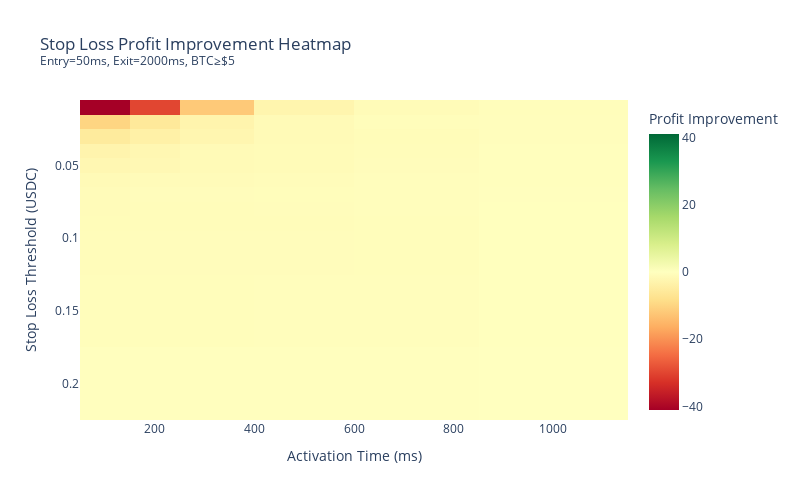
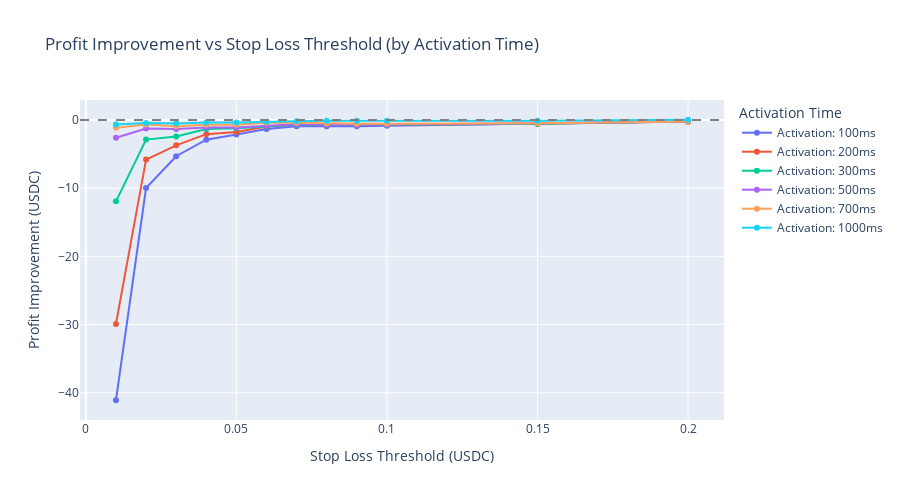

Notebook code for these charts, in order:
### Code cell
# ============================================================================
# VISUALIZATION: Parameter Sweep Results
# ============================================================================

# Heatmap of profit improvement by threshold and activation time
pivot_improvement = sweep_df.pivot(
    index="sl_threshold", 
    columns="sl_activation_ms", 
    values="profit_improvement"
)

fig_heatmap = px.imshow(
    pivot_improvement,
    labels=dict(x="Activation Time (ms)", y="Stop Loss Threshold (USDC)", color="Profit Improvement"),
    title=f"Stop Loss Profit Improvement Heatmap<br><sup>Entry={ENTRY_HORIZON_MS}ms, Exit={EXIT_HORIZON_MS}ms, BTC≥${BTC_CHANGE_THRESHOLD_SL}</sup>",
    color_continuous_scale="RdYlGn",
    color_continuous_midpoint=0,
    aspect="auto",
)
fig_heatmap.update_layout(width=800, height=500)
fig_heatmap.show()

# Line chart: profit improvement by threshold for each activation time
fig_lines = go.Figure()
for activation in sorted(sweep_df["sl_activation_ms"].unique()):
    subset = sweep_df[sweep_df["sl_activation_ms"] == activation].sort_values("sl_threshold")
    fig_lines.add_trace(go.Scatter(
        x=subset["sl_threshold"],
        y=subset["profit_improvement"],
        mode="lines+markers",
        name=f"Activation: {activation}ms"
    ))

fig_lines.add_hline(y=0, line_dash="dash", line_color="gray")
fig_lines.update_layout(
    title="Profit Improvement vs Stop Loss Threshold (by Activation Time)",
    xaxis_title="Stop Loss Threshold (USDC)",
    yaxis_title="Profit Improvement (USDC)",
    width=900,
    height=500,
    legend_title="Activation Time"
)
fig_lines.show()

# Best configuration summary
best_config = sweep_df.iloc[0]
print("\n" + "=" * 70)
print("BEST STOP LOSS CONFIGURATION")
print("=" * 70)
print(f"Stop Loss Threshold:    {best_config['sl_threshold']:.2f} USDC")
print(f"Activation Time:        {best_config['sl_activation_ms']:.0f} ms after entry")
print(f"Profit Improvement:     {best_config['profit_improvement']:.4f} USDC total")
print(f"Mean Profit (with SL):  {best_config['mean_profit_sl']:.4f} USDC")
print(f"Mean Profit (no SL):    {best_config['mean_profit_no_sl']:.4f} USDC")
print(f"Win Rate (with SL):     {best_config['win_rate_sl']:.1f}%")
print(f"Win Rate (no SL):       {best_config['win_rate_no_sl']:.1f}%")
print(f"SL Trigger Rate:        {best_config['sl_trigger_rate']:.1f}%")
print("=" * 70)

### Figure 1 — Plotly figure (JSON) as saved in the notebook; plotly's stock layout.template omitted (floating-point values rounded to 4 significant figures)
{"data": [{"coloraxis": "coloraxis", "hovertemplate": "Activation Time (ms): %{x}<br>Stop Loss Threshold (USDC): %{y}<br>Profit Improvement: %{z}<extra></extra>", "name": "0", "type": "heatmap", "x": [100, 200, 300, 500, 700, 1000], "xaxis": "x", "y": [0.01, 0.02, 0.03, 0.04, 0.05, 0.06, 0.07, 0.08, 0.09, 0.1, 0.15, 0.2], "yaxis": "y", "z": [[-41.1, -29.91, -11.93, -2.61, -1.13, -0.66], [-9.98, -5.81, -2.88, -1.25, -0.65, -0.43], [-5.32, -3.72, -2.43, -1.31, -0.91, -0.52], [-2.9, -2.08, -1.33, -1.11, -0.72, -0.39], [-2.13, -1.75, -1.2, -1.1, -0.71, -0.38], [-1.33, -0.96, -0.94, -0.83, -0.42, -0.25], [-0.93, -0.7, -0.71, -0.62, -0.4, -0.18], [-0.94, -0.78, -0.74, -0.7, -0.53, -0.13], [-0.91, -0.75, -0.77, -0.74, -0.57, -0.13], [-0.85, -0.69, -0.71, -0.68, -0.57, -0.13], [-0.57, -0.57, -0.57, -0.47, -0.47, -0.12], [-0.21, -0.21, -0.21, -0.21, -0.21, 0.03]]}], "layout": {"coloraxis": {"cmid": 0, "colorbar": {"title": {"text": "Profit Improvement"}}, "colorscale": [[0, "rgb(165,0,38)"], [0.1, "rgb(215,48,39)"], [0.2, "rgb(244,109,67)"], [0.3, "rgb(253,174,97)"], [0.4, "rgb(254,224,139)"], [0.5, "rgb(255,255,191)"], [0.6, "rgb(217,239,139)"], [0.7, "rgb(166,217,106)"], [0.8, "rgb(102,189,99)"], [0.9, "rgb(26,152,80)"], [1, "rgb(0,104,55)"]]}, "height": 500, "title": {"text": "Stop Loss Profit Improvement Heatmap<br><sup>Entry=50ms, Exit=2000ms, BTC≥$5</sup>"}, "width": 800, "xaxis": {"anchor": "y", "domain": [0, 1], "title": {"text": "Activation Time (ms)"}}, "yaxis": {"anchor": "x", "autorange": "reversed", "domain": [0, 1], "title": {"text": "Stop Loss Threshold (USDC)"}}}}

### Figure 2 — Plotly figure (JSON) as saved in the notebook; plotly's stock layout.template omitted (floating-point values rounded to 4 significant figures)
{"data": [{"mode": "lines+markers", "name": "Activation: 100ms", "type": "scatter", "x": [0.01, 0.02, 0.03, 0.04, 0.05, 0.06, 0.07, 0.08, 0.09, 0.1, 0.15, 0.2], "y": [-41.1, -9.98, -5.32, -2.9, -2.13, -1.33, -0.93, -0.94, -0.91, -0.85, -0.57, -0.21]}, {"mode": "lines+markers", "name": "Activation: 200ms", "type": "scatter", "x": [0.01, 0.02, 0.03, 0.04, 0.05, 0.06, 0.07, 0.08, 0.09, 0.1, 0.15, 0.2], "y": [-29.91, -5.81, -3.72, -2.08, -1.75, -0.96, -0.7, -0.78, -0.75, -0.69, -0.57, -0.21]}, {"mode": "lines+markers", "name": "Activation: 300ms", "type": "scatter", "x": [0.01, 0.02, 0.03, 0.04, 0.05, 0.06, 0.07, 0.08, 0.09, 0.1, 0.15, 0.2], "y": [-11.93, -2.88, -2.43, -1.33, -1.2, -0.94, -0.71, -0.74, -0.77, -0.71, -0.57, -0.21]}, {"mode": "lines+markers", "name": "Activation: 500ms", "type": "scatter", "x": [0.01, 0.02, 0.03, 0.04, 0.05, 0.06, 0.07, 0.08, 0.09, 0.1, 0.15, 0.2], "y": [-2.61, -1.25, -1.31, -1.11, -1.1, -0.83, -0.62, -0.7, -0.74, -0.68, -0.47, -0.21]}, {"mode": "lines+markers", "name": "Activation: 700ms", "type": "scatter", "x": [0.01, 0.02, 0.03, 0.04, 0.05, 0.06, 0.07, 0.08, 0.09, 0.1, 0.15, 0.2], "y": [-1.13, -0.65, -0.91, -0.72, -0.71, -0.42, -0.4, -0.53, -0.57, -0.57, -0.47, -0.21]}, {"mode": "lines+markers", "name": "Activation: 1000ms", "type": "scatter", "x": [0.01, 0.02, 0.03, 0.04, 0.05, 0.06, 0.07, 0.08, 0.09, 0.1, 0.15, 0.2], "y": [-0.66, -0.43, -0.52, -0.39, -0.38, -0.25, -0.18, -0.13, -0.13, -0.13, -0.12, 0.03]}], "layout": {"height": 500, "legend": {"title": {"text": "Activation Time"}}, "shapes": [{"line": {"color": "gray", "dash": "dash"}, "type": "line", "x0": 0, "x1": 1, "xref": "x domain", "y0": 0, "y1": 0, "yref": "y"}], "title": {"text": "Profit Improvement vs Stop Loss Threshold (by Activation Time)"}, "width": 900, "xaxis": {"title": {"text": "Stop Loss Threshold (USDC)"}}, "yaxis": {"title": {"text": "Profit Improvement (USDC)"}}}}
